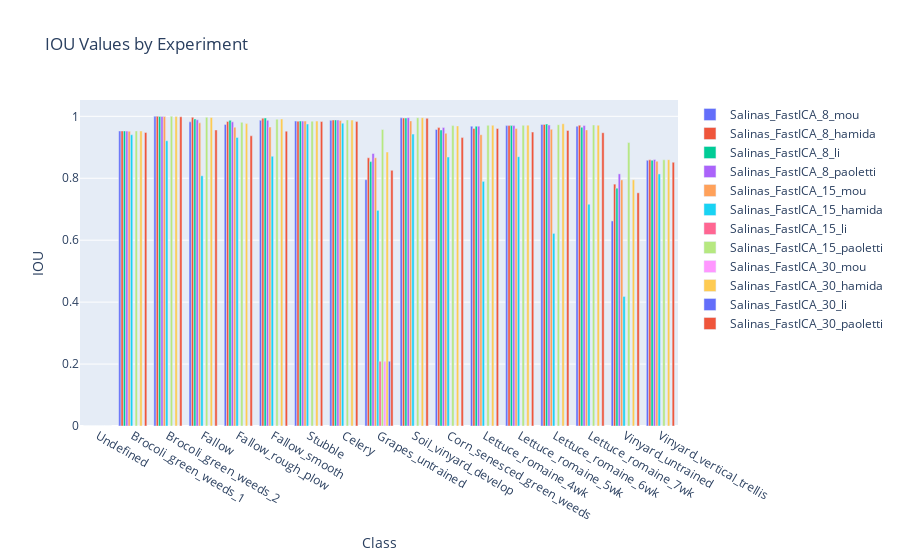

Notebook code cell kept with this figure:
### Markdown cell above
## IOU SCORES

### Code cell
ds = 'Salinas'
dr = 'FastICA'
plot_grouped_values(df_results[(df_results['Dataset'] == ds) 
                & (df_results['DR Method'] == dr)], 
                LABELS[ds],
                metric='IOU')
dr = 'PCA'
plot_grouped_values(df_results[(df_results['Dataset'] == ds) 
                & (df_results['DR Method'] == dr)], 
                LABELS[ds],
                metric='IOU')

### Figure 1 — Plotly figure (JSON) as saved in the notebook; plotly's stock layout.template omitted (floating-point values rounded to 4 significant figures)
{"data": [{"name": "Salinas_FastICA_8_mou", "type": "bar", "x": ["Undefined", "Brocoli_green_weeds_1", "Brocoli_green_weeds_2", "Fallow", "Fallow_rough_plow", "Fallow_smooth", "Stubble", "Celery", "Grapes_untrained", "Soil_vinyard_develop", "Corn_senesced_green_weeds", "Lettuce_romaine_4wk", "Lettuce_romaine_5wk", "Lettuce_romaine_6wk", "Lettuce_romaine_7wk", "Vinyard_untrained", "Vinyard_vertical_trellis"], "y": [0, 0.9527, 1, 0.9821, 0.9739, 0.987, 0.9846, 0.9872, 0.7953, 0.995, 0.9575, 0.9682, 0.9699, 0.9739, 0.9683, 0.6621, 0.8578]}, {"name": "Salinas_FastICA_8_hamida", "type": "bar", "x": ["Undefined", "Brocoli_green_weeds_1", "Brocoli_green_weeds_2", "Fallow", "Fallow_rough_plow", "Fallow_smooth", "Stubble", "Celery", "Grapes_untrained", "Soil_vinyard_develop", "Corn_senesced_green_weeds", "Lettuce_romaine_4wk", "Lettuce_romaine_5wk", "Lettuce_romaine_6wk", "Lettuce_romaine_7wk", "Vinyard_untrained", "Vinyard_vertical_trellis"], "y": [0, 0.9527, 1, 0.997, 0.9836, 0.994, 0.9843, 0.988, 0.866, 0.9945, 0.9635, 0.9609, 0.9699, 0.9739, 0.9711, 0.781, 0.8595]}, {"name": "Salinas_FastICA_8_li", "type": "bar", "x": ["Undefined", "Brocoli_green_weeds_1", "Brocoli_green_weeds_2", "Fallow", "Fallow_rough_plow", "Fallow_smooth", "Stubble", "Celery", "Grapes_untrained", "Soil_vinyard_develop", "Corn_senesced_green_weeds", "Lettuce_romaine_4wk", "Lettuce_romaine_5wk", "Lettuce_romaine_6wk", "Lettuce_romaine_7wk", "Vinyard_untrained", "Vinyard_vertical_trellis"], "y": [0, 0.9527, 0.9997, 0.9915, 0.9871, 0.9944, 0.9846, 0.9883, 0.8537, 0.9945, 0.9559, 0.9682, 0.9699, 0.9749, 0.9648, 0.7679, 0.8583]}, {"name": "Salinas_FastICA_8_paoletti", "type": "bar", "x": ["Undefined", "Brocoli_green_weeds_1", "Brocoli_green_weeds_2", "Fallow", "Fallow_rough_plow", "Fallow_smooth", "Stubble", "Celery", "Grapes_untrained", "Soil_vinyard_develop", "Corn_senesced_green_weeds", "Lettuce_romaine_4wk", "Lettuce_romaine_5wk", "Lettuce_romaine_6wk", "Lettuce_romaine_7wk", "Vinyard_untrained", "Vinyard_vertical_trellis"], "y": [0, 0.9522, 0.9997, 0.9885, 0.9821, 0.987, 0.9846, 0.988, 0.8798, 0.9956, 0.9637, 0.9683, 0.9699, 0.9717, 0.9701, 0.8141, 0.8605]}, {"name": "Salinas_FastICA_15_mou", "type": "bar", "x": ["Undefined", "Brocoli_green_weeds_1", "Brocoli_green_weeds_2", "Fallow", "Fallow_rough_plow", "Fallow_smooth", "Stubble", "Celery", "Grapes_untrained", "Soil_vinyard_develop", "Corn_senesced_green_weeds", "Lettuce_romaine_4wk", "Lettuce_romaine_5wk", "Lettuce_romaine_6wk", "Lettuce_romaine_7wk", "Vinyard_untrained", "Vinyard_vertical_trellis"], "y": [0, 0.9517, 0.9992, 0.9788, 0.9647, 0.9653, 0.9846, 0.9863, 0.8662, 0.9851, 0.9453, 0.9406, 0.961, 0.958, 0.9562, 0.7947, 0.8549]}, {"name": "Salinas_FastICA_15_hamida", "type": "bar", "x": ["Undefined", "Brocoli_green_weeds_1", "Brocoli_green_weeds_2", "Fallow", "Fallow_rough_plow", "Fallow_smooth", "Stubble", "Celery", "Grapes_untrained", "Soil_vinyard_develop", "Corn_senesced_green_weeds", "Lettuce_romaine_4wk", "Lettuce_romaine_5wk", "Lettuce_romaine_6wk", "Lettuce_romaine_7wk", "Vinyard_untrained", "Vinyard_vertical_trellis"], "y": [0, 0.9404, 0.921, 0.808, 0.9318, 0.8709, 0.9749, 0.9777, 0.6964, 0.9425, 0.8684, 0.7899, 0.8697, 0.622, 0.7161, 0.4183, 0.8139]}, {"name": "Salinas_FastICA_15_li", "type": "bar", "x": ["Undefined", "Brocoli_green_weeds_1", "Brocoli_green_weeds_2", "Fallow", "Fallow_rough_plow", "Fallow_smooth", "Stubble", "Celery", "Grapes_untrained", "Soil_vinyard_develop", "Corn_senesced_green_weeds", "Lettuce_romaine_4wk", "Lettuce_romaine_5wk", "Lettuce_romaine_6wk", "Lettuce_romaine_7wk", "Vinyard_untrained", "Vinyard_vertical_trellis"], "y": [0, 0, 0, 0, 0, 0, 0, 0, 0.209, 0, 0, 0, 0, 0, 0, 0, 0]}, {"name": "Salinas_FastICA_15_paoletti", "type": "bar", "x": ["Undefined", "Brocoli_green_weeds_1", "Brocoli_green_weeds_2", "Fallow", "Fallow_rough_plow", "Fallow_smooth", "Stubble", "Celery", "Grapes_untrained", "Soil_vinyard_develop", "Corn_senesced_green_weeds", "Lettuce_romaine_4wk", "Lettuce_romaine_5wk", "Lettuce_romaine_6wk", "Lettuce_romaine_7wk", "Vinyard_untrained", "Vinyard_vertical_trellis"], "y": [0, 0.9527, 1, 0.997, 0.9806, 0.9907, 0.9843, 0.9883, 0.9576, 0.9953, 0.9699, 0.971, 0.971, 0.9728, 0.972, 0.9152, 0.8595]}, {"name": "Salinas_FastICA_30_mou", "type": "bar", "x": ["Undefined", "Brocoli_green_weeds_1", "Brocoli_green_weeds_2", "Fallow", "Fallow_rough_plow", "Fallow_smooth", "Stubble", "Celery", "Grapes_untrained", "Soil_vinyard_develop", "Corn_senesced_green_weeds", "Lettuce_romaine_4wk", "Lettuce_romaine_5wk", "Lettuce_romaine_6wk", "Lettuce_romaine_7wk", "Vinyard_untrained", "Vinyard_vertical_trellis"], "y": [0, 0, 0, 0, 0, 0, 0, 0, 0.209, 0, 0, 0, 0, 0, 0, 0, 0]}, {"name": "Salinas_FastICA_30_hamida", "type": "bar", "x": ["Undefined", "Brocoli_green_weeds_1", "Brocoli_green_weeds_2", "Fallow", "Fallow_rough_plow", "Fallow_smooth", "Stubble", "Celery", "Grapes_untrained", "Soil_vinyard_develop", "Corn_senesced_green_weeds", "Lettuce_romaine_4wk", "Lettuce_romaine_5wk", "Lettuce_romaine_6wk", "Lettuce_romaine_7wk", "Vinyard_untrained", "Vinyard_vertical_trellis"], "y": [0, 0.9527, 0.9997, 0.9965, 0.9764, 0.9915, 0.9846, 0.9877, 0.8847, 0.9955, 0.9689, 0.971, 0.9715, 0.976, 0.9711, 0.795, 0.86]}, {"name": "Salinas_FastICA_30_li", "type": "bar", "x": ["Undefined", "Brocoli_green_weeds_1", "Brocoli_green_weeds_2", "Fallow", "Fallow_rough_plow", "Fallow_smooth", "Stubble", "Celery", "Grapes_untrained", "Soil_vinyard_develop", "Corn_senesced_green_weeds", "Lettuce_romaine_4wk", "Lettuce_romaine_5wk", "Lettuce_romaine_6wk", "Lettuce_romaine_7wk", "Vinyard_untrained", "Vinyard_vertical_trellis"], "y": [0, 0, 0, 0, 0, 0, 0, 0, 0.209, 0, 0, 0, 0, 0, 0, 0, 0]}, {"name": "Salinas_FastICA_30_paoletti", "type": "bar", "x": ["Undefined", "Brocoli_green_weeds_1", "Brocoli_green_weeds_2", "Fallow", "Fallow_rough_plow", "Fallow_smooth", "Stubble", "Celery", "Grapes_untrained", "Soil_vinyard_develop", "Corn_senesced_green_weeds", "Lettuce_romaine_4wk", "Lettuce_romaine_5wk", "Lettuce_romaine_6wk", "Lettuce_romaine_7wk", "Vinyard_untrained", "Vinyard_vertical_trellis"], "y": [0, 0.9479, 0.9987, 0.9558, 0.937, 0.9521, 0.9831, 0.983, 0.8257, 0.9936, 0.9313, 0.9608, 0.949, 0.9543, 0.9471, 0.753, 0.8515]}], "layout": {"barmode": "group", "title": {"text": "IOU Values by Experiment"}, "xaxis": {"title": {"text": "Class"}}, "yaxis": {"title": {"text": "IOU"}}}}
